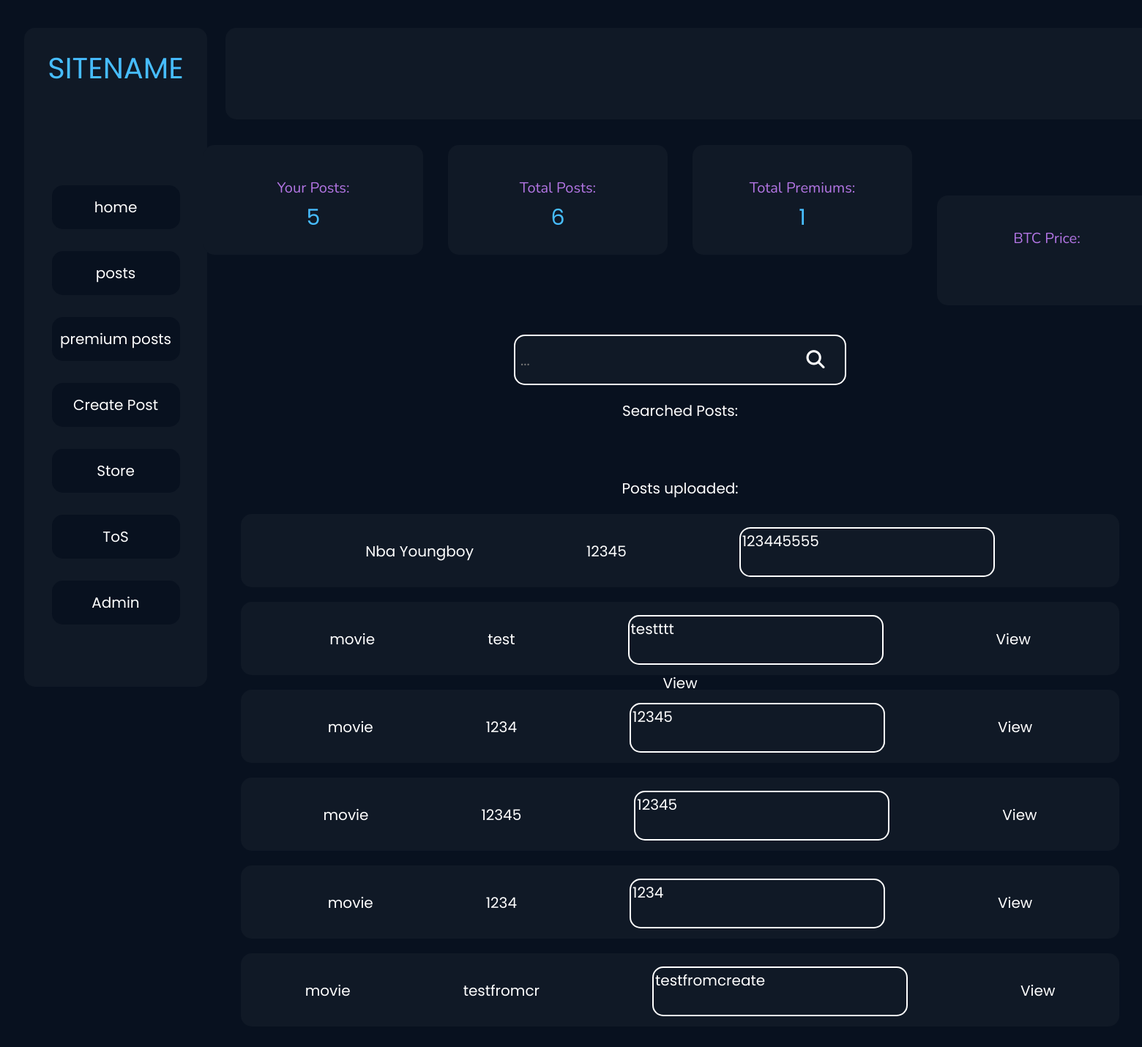
Screenshot of /posts.php (signed in) with the database file from the repository.
### tables this page shows
CREATE TABLE `settings` (
  `id` int(11) NOT NULL,
  `sitename` varchar(255) NOT NULL,
  `siteurl` varchar(255) NOT NULL,
  `sitelogo` varchar(255) NOT NULL,
  `maintenance` int(11) NOT NULL
);

CREATE TABLE `posts` (
  `id` int(11) NOT NULL,
  `post-name` varchar(255) NOT NULL,
  `post-content` text NOT NULL,
  `posted-user` varchar(255) NOT NULL,
  `user-id` int(11) NOT NULL,
  `premium` int(11) NOT NULL
);

### posts.php (the view, shortened to what this page needs)
<?php
require 'configuration/config.php';
require 'configuration/functions.php';
if(isset($_SESSION['user'])){
?>
<html>
    <head>
        <link rel="stylesheet" href="assets/css/post.css">
        <link rel="stylesheet" href="assets/css/scrollbar.css">
    </head>
    <body>
        <div class="header">
            <p class="another-title-top header-title"><?php sitename(); ?></p>
            <div class="header-buttons">
                <a class="header-button" href="home">
                    <button>home</button>
                </a>
                <a class="header-button" href="posts">
                    <button>posts</button>
                </a>
                <a class="header-button" href="premium">
                    <button>premium posts</button>
                </a>
                <a class="header-button" href="create">
                    <button>Create Post</button>
                </a>
                <a class="header-button" href="shop">
                    <button>Store</button>
                </a>
                <a class="header-button" href="tos">
                    <button>ToS</button>
                </a>
                <?php
                $sql = "SELECT role FROM users WHERE username = '".$_SESSION['user']."'";
                $result = mysqli_query($conn, $sql);
                if(mysqli_num_rows($result)){
                    $adminbtn = mysqli_fetch_assoc($result);
                    $admin_button = $adminbtn['role'];
                    if($admin_button == "admin"){
                        echo '<a class="header-button" href="admin/index"><button>Admin</button></a>';
                    }
                }
                ?>
            </div>
            <div class="top-header">
            </div>
        </div>
        <div class="content">
            <div class="totalgraph">
                <p class="total-users another-title">Your Posts:</p>
                <p class="users-count another-title-top"><?php $sql = "SELECT * FROM posts WHERE `posted-user` = '".$_SESSION['user']."'"; $result = mysqli_query($conn, $sql); if(mysqli_num_rows($result) > 0){
                    echo mysqli_num_rows($result);
                }else{
                    echo "0";
                }?></p>
            </div>
            <div class="totalgraph">
                <p class="total-users another-title">Total Posts:</p>
                <p class="users-count another-title-top"><?php $sql = "SELECT * FROM posts"; $result = mysqli_query($conn, $sql); if(mysqli_num_rows($result) > 0){
                    echo mysqli_num_rows($result);
                }else{
                    echo "0";
                }?></p>
            </div>
            <div class="totalgraph">
                <p class="total-users another-title">Total Premiums:</p>
                <p class="users-count another-title-top"><?php $sql = "SELECT * FROM posts WHERE premium = '1'"; $result = mysqli_query($conn, $sql); if(mysqli_num_rows($result) > 0){
                    echo mysqli_num_rows($result);
                }else{
                    echo "0";
                }?></p>
            </div>
            <div class="totalgraph">
                <p class="total-users another-title">BTC Price:</p>
            </div>
            <div class="search">
                <form method="POST">
                    <div class="search-input-div">
                        <input type="text" name="search" placeholder="..." class="search-input">
                        <button type="submit" name="search-submit" class="search-button"><i class="fa-solid fa-magnifying-glass"></i></button>
                    </div>
                </form>
            </div>
            <div>
                <p class="searched-post">Searched Posts:</p>
            </div>
            <br>
            <br>
            <div>
                <p class="uploaded-posts">Posts uploaded:</p>
                <?php
                    $sql = "SELECT * FROM posts ORDER BY `id` DESC";
                    $result = mysqli_query($conn, $sql);
                    if(mysqli_num_rows($result) > 0){
                        while($posted_posts = mysqli_fetch_assoc($result)){?>
                <div class="posts">
                    <div class="post-information">
                        <p class="post-info"><?php echo $posted_posts['posted-user']; ?></p>
                        <p class="post-info"><?php echo $posted_posts['post-name']; ?></p>
                        <textarea class="description post-info" name="description" id="" cols="20" rows="2" readonly ><?php echo $posted_posts['post-content']; ?></textarea>
                        <a class="post-info" href="view_posts.php?id=<?php echo $posted_posts['id']; ?>">View</a>
                    </div>
                </div>
                <?php
                        }
                    }
                ?>
            </div>
        </div>
    </body>
</html>
<?php
}else{
    header("Location: login");
}
?>

### configuration/functions.php (shortened to what this page needs)
<?php
function sitename() {
    require 'configuration/config.php';
    $sql = "SELECT sitename FROM settings LIMIT 1";
    $result = mysqli_query($conn, $sql);
    if(mysqli_num_rows($result) > 0){
        while($siteinfo = mysqli_fetch_assoc($result)){
            echo $siteinfo['sitename'];
        }
    }
}
?>

### assets/css/post.css (style rules this page uses)
body { background-color:#08111f; color:white; overflow-x:hidden; }
.another-title { color:#b476e5; font-family: 'Nunito', sans-serif; }
.another-title-top { color:#47bdff; font-family: 'Poppins', sans-serif; }
.header { position:relative; width:250px; height:900px; top:30px; background-color:#101926; left:25px; border-radius:15px; }
.top-header { height:125px; width:1570px; background-color:#101926; border-radius:15px; position:absolute; text-align:center; margin:auto; bottom:775px; left:275px; }
.header-title { position:relative; text-align:center; top:25px; font-size:40px; }
button { width:175px; height:60px; background-color:#08111f; color:white; border:none; border-radius:15px; font-family: 'Poppins', sans-serif; font-size:20px; margin:15px; cursor:pointer; }
.header-buttons { position:relative; text-align:center; }
.header-button { position:relative; top:100px; }
.content { width:1560px; height:730px; background-color:transparent; position:relative; text-align:center; margin:auto; bottom:700px; left:141px; }
.totalgraph { width:300px; height:150px; background-color:#101926; border-radius:15px; margin:15px; display:inline-block; position:relative; bottom:25px; }
.total-users { position:relative; font-size:20px; top:25px; }
.users-count { position:relative; font-size:30px; top:0px; }
.posts { position:relative; text-align:center; margin:auto; background-color:#101926; width:1200px; height:100px; top:00px; border-radius:15px; margin-top:20px; }
.description { resize:none; position:relative; background-color:transparent; border:2px solid white; border-radius:15px; font-family: 'Poppins', sans-serif; color:white; overflow-y:hidden; overflow-x:hidden; top:-57px; }
.post-info { display:inline-block; font-family: 'Poppins', sans-serif; color:white; text-decoration:none; margin:75px; position:relative; bottom:160px; font-size:20px; }
.search-input { position:relative; width:380px; height:65px; background-color:transparent; border-radius:15px; color:white; font-family: 'Poppins', sans-serif; font-size:20px; outline:none; border:none; right:30px; }
.search-input-div { width:450px; height:65px; background-color:#101926; position:relative; text-align:center; margin:auto; border-radius:15px; border:2px solid white; }
.search-button { font-size:25px; position:relative; left:185px; bottom:78px; background-color:transparent; }
.searched-post { color:white; font-size:20px; font-family: 'Poppins', sans-serif; }
.uploaded-posts { color:white; font-size:20px; font-family: 'Poppins', sans-serif; }

### rows the page displays
settings: sitename "SITENAME"
posts: value "Nba Youngboy", value "12345", description "123445555"
posts: value "movie", value "test", description "testttt"
posts: value "movie", value "1234", description "12345"
posts: value "movie", value "12345", description "12345"
posts: value "movie", value "1234", description "1234"
posts: value "movie", value "testfromcr", description "testfromcreate"

### other values shown
mysqli_num_rows($result) "5"
mysqli_num_rows($result) "6"
mysqli_num_rows($result) "1"
